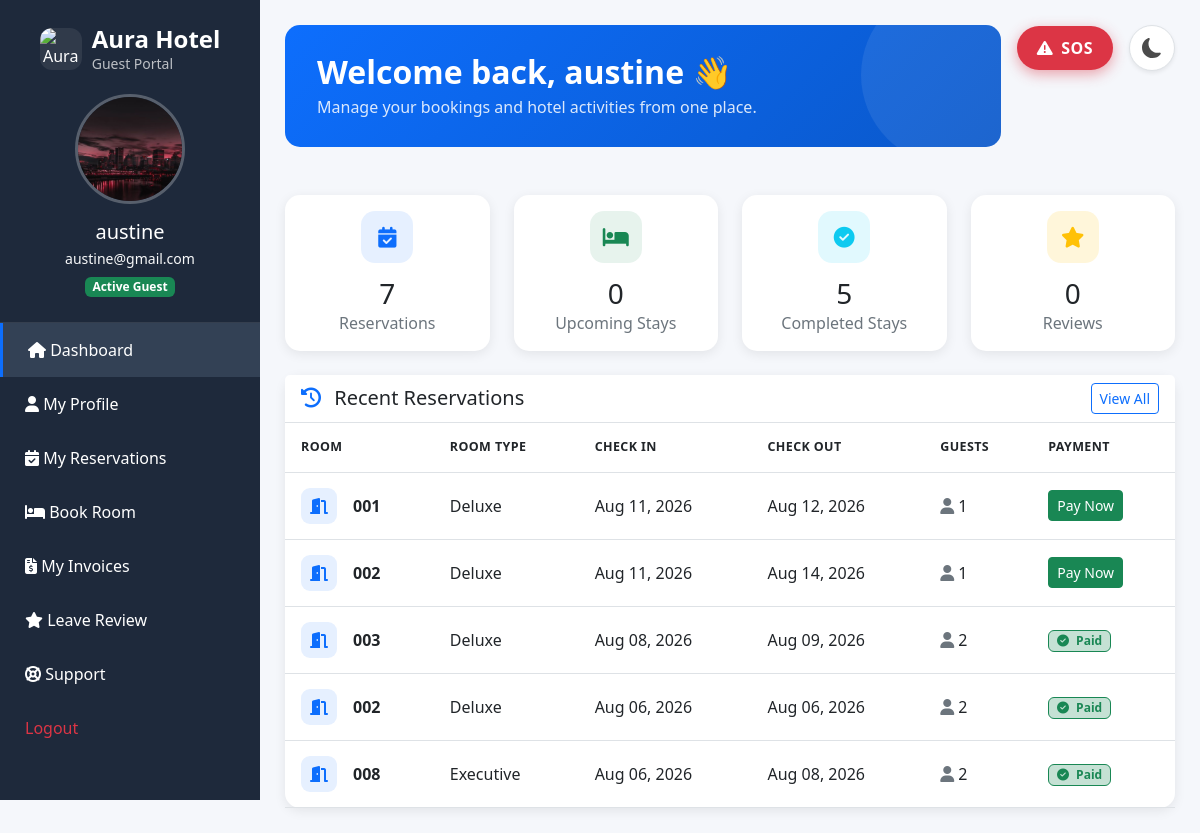
Page /guests/dashboard/ (signed in) on the committed database.
### guests/models.py (models this page shows)
class GuestProfile(models.Model):
    user = models.OneToOneField(
        User,
        on_delete=models.CASCADE
    )
    phone_number = models.CharField(
        max_length=20,
        blank=True
    )
    address = models.CharField(
        max_length=255,
        blank=True
    )
    profile_picture = models.ImageField(
    upload_to='guest_profiles/',
    blank=True,
    null=True
    )

### reservations/models.py (models this page shows, shortened)
class Reservation(models.Model):
    STATUS_CHOICES = [
        ('Booked', 'Booked'),
        ('Checked In', 'Checked In'),
        ('Pending Checkout', 'Pending Checkout'),
        ('Completed', 'Completed'),
        ('Cancelled', 'Cancelled'),
    ]
    PAYMENT_CHOICES = [
        ('Pending', 'Pending'),
        ('Paid', 'Paid'),
    ]
    user = models.ForeignKey(
        User,
        on_delete=models.CASCADE,
        null=True,
        blank=True
    )
    guest_name = models.CharField(max_length=100)
    email = models.EmailField()
    phone = models.CharField(max_length=20)
    room = models.ForeignKey(
        Room,
        on_delete=models.CASCADE
    )
    check_in = models.DateField()
    check_out = models.DateField()
    check_in_time = models.DateTimeField(
        null=True,
        blank=True
    )
    check_out_time = models.DateTimeField(
        null=True,
        blank=True
    )
    guests = models.IntegerField()
    special_requests = models.TextField(
        blank=True,
        null=True
    )
    status = models.CharField(
        max_length=20,
        choices=STATUS_CHOICES,
        default='Booked'
    )
    payment_status = models.CharField(
        max_length=20,
        choices=PAYMENT_CHOICES,
        default='Pending'
    )
    created_at = models.DateTimeField(
    auto_now_add=True
    )

### rooms/models.py (models this page shows, shortened)
class Room(models.Model):
    STATUS_CHOICES = [
        ('Available', 'Available'),
        ('Occupied', 'Occupied'),
        ('Cleaning', 'Cleaning'),
        ('Maintenance', 'Maintenance'),
    ]
    room_number = models.CharField(max_length=10)
    room_type = models.CharField(max_length=50)
    price = models.DecimalField(
        max_digits=10,
        decimal_places=2
    )
    status = models.CharField(
        max_length=20,
        choices=STATUS_CHOICES,
        default='Available'
    )

### guests/views.py (the view)
@login_required
def guest_dashboard(request):
    my_reservations = Reservation.objects.filter(
        user=request.user
    )
    reservation_count = my_reservations.count()
    upcoming_stays = my_reservations.filter(
        check_in__gte=timezone.now().date()
    ).count()
    completed_stays = my_reservations.filter(
        check_out__lt=timezone.now().date()
    ).count()
    review_count = Review.objects.filter(
        guest_name=request.user.username
    ).count()
    recent_reservations = my_reservations.order_by(
        '-check_in'
    )[:5]
    profile, created = GuestProfile.objects.get_or_create(
        user=request.user
    )
    my_invoices = Invoice.objects.filter(
    reservation__user=request.user
).order_by('-created_at')[:5]
    context = {
        'my_invoices': my_invoices,
        'profile': profile,
        'reservation_count': reservation_count,
        'upcoming_stays': upcoming_stays,
        'completed_stays': completed_stays,
        'review_count': review_count,
        'recent_reservations': recent_reservations,
    }
    return render(
        request,
        'guests/guest_dashboard.html',
        context
    )

### guests/templates/guests/guest_dashboard.html (shortened to what this page needs)
<!DOCTYPE html>
{% load static %}
<html lang="en">
<head>
<link href="https://cdn.jsdelivr.net/npm/bootstrap@5.3.3/dist/css/bootstrap.min.css" rel="stylesheet">
<link href="https://cdnjs.cloudflare.com/ajax/libs/font-awesome/6.5.2/css/all.min.css" rel="stylesheet">
</head>
<body>
<div class="sidebar">
<div class="sidebar-header">
<div class="brand-logo">
        <div class="brand-mark">
            <img src="{% static 'images/logo.png' %}" alt="Aura Hotel logo">
        </div>
        <div class="brand-text">
            <h4 class="mb-0">Aura Hotel</h4>
            <small class="d-block">Guest Portal</small>
        </div>
    </div>
    <div class="text-center">
        {% if profile.profile_picture %}
            <img src="{{ profile.profile_picture.url }}"
                 class="rounded-circle mb-3"
                 width="110"
                 height="110"
                 style="object-fit:cover; border:3px solid rgba(255,255,255,.25);">
        {% else %}
            <img src="https://ui-avatars.com/api/?name={{ request.user.username }}"
                 class="rounded-circle mb-3"
                 width="110"
                 height="110">
        {% endif %}
        <h5 class="mb-1">
            {{ request.user.username }}
        </h5>
        <small class="text-light d-block">
            {{ request.user.email }}
        </small>
        <span class="badge bg-success mt-2">
            Active Guest
        </span>
    </div>
</div>
    <ul class="sidebar-menu">
        <li>
            <a href="{% url 'guest_dashboard' %}" class="active">
                <i class="fas fa-home"></i>
                Dashboard
            </a>
        </li>
        <li>
                <a href="{% url 'guest_profile' %}">
                <i class="fas fa-user"></i>
                My Profile
            </a>
        </li>
        <li>
                <a href="{% url 'my_reservations' %}">
                    <i class="fas fa-calendar-check"></i>
                    My Reservations
                </a>
        </li>
        <li>
            <a href="/reservation/">
                <i class="fas fa-bed"></i>
                Book Room
            </a>
        </li>
        <li>
            <a href="{% url 'my_invoices' %}">
                <i class="fas fa-file-invoice-dollar"></i>
                My Invoices
            </a>
        </li>
            <li>
                <a href="{% url 'leave_review' %}">
                    <i class="fas fa-star"></i>
                    Leave Review
                </a>
            </li>
            <li>
            <a href="{% url 'guest_support' %}">
                <i class="fas fa-life-ring"></i>
                Support
            </a>
             </li>
        <li>
            <a href="{% url 'logout' %}"
            class="nav-link text-danger">
                Logout
            </a>
        </li>
    </ul>
</div>
<div class="main-content">
    <div class="mb-4 d-flex justify-content-between align-items-start flex-wrap gap-3">
        <div class="flex-grow-1">
            <div class="welcome-banner">
                <h2>Welcome back, {{ request.user.username }} 👋</h2>
                <p>Manage your bookings and hotel activities from one place.</p>
            </div>
        </div>
        <div class="d-flex align-items-center gap-3">
            <a href="{% url 'guest_support' %}#sos" id="sosButton">
                <i class="fas fa-triangle-exclamation me-2"></i>SOS
            </a>
            <button class="btn rounded-circle shadow-sm d-flex align-items-center justify-content-center"
                    id="themeToggle"
                    title="Toggle dark/light mode">
            </button>
        </div>
    </div>
    <div class="row g-4">
        <div class="col-md-3">
            <div class="card card-stat">
                <div class="card-body text-center">
                    <div class="stat-icon" style="background:rgba(13,110,253,.1); color:#0d6efd;">
                        <i class="fas fa-calendar-check"></i>
                    </div>
                    <h3 class="mb-0">{{ reservation_count }}</h3>
                    <p class="mb-0 text-muted">
                        Reservations
                    </p>
                </div>
            </div>
        </div>
        <div class="col-md-3">
            <div class="card card-stat">
                <div class="card-body text-center">
                    <div class="stat-icon" style="background:rgba(25,135,84,.1); color:#198754;">
                        <i class="fas fa-bed"></i>
                    </div>
                    <h3 class="mb-0">{{ upcoming_stays }}</h3>
                    <p class="mb-0 text-muted">
                        Upcoming Stays
                    </p>
                </div>
            </div>
        </div>
        <div class="col-md-3">
            <div class="card card-stat">
                <div class="card-body text-center">
                    <div class="stat-icon" style="background:rgba(13,202,240,.12); color:#0dcaf0;">
                        <i class="fas fa-check-circle"></i>
                    </div>
                    <h3 class="mb-0">{{ completed_stays }}</h3>
                    <p class="mb-0 text-muted">
                        Completed Stays
                    </p>
                </div>
            </div>
        </div>
        <div class="col-md-3">
            <div class="card card-stat">
                <div class="card-body text-center">
                    <div class="stat-icon" style="background:rgba(255,193,7,.15); color:#ffc107;">
                        <i class="fas fa-star"></i>
                    </div>
                    <h3 class="mb-0">{{ review_count }}</h3>
                    <p class="mb-0 text-muted">
                        Reviews
                    </p>
                </div>
            </div>
        </div>
    </div>
    <div class="card card-support mt-4">
        <div class="card-header bg-white d-flex justify-content-between align-items-center">
            <h5 class="mb-0">
                <i class="fas fa-clock-rotate-left text-primary me-2"></i>
                Recent Reservations
            </h5>
            <a href="{% url 'my_reservations' %}" class="btn btn-outline-primary btn-sm">
                View All
            </a>
        </div>
        <div class="card-body p-0">
            <div class="table-responsive">
                <table class="table table-hover">
                    <thead>
                        <tr>
                            <th>Room</th>
                            <th>Room Type</th>
                            <th>Check In</th>
                            <th>Check Out</th>
                            <th>Guests</th>
                            <th>Payment</th>
                        </tr>
                    </thead>
                    <tbody>
                        {% for reservation in recent_reservations %}
                            <tr>
                                <td>
                                    <div class="d-flex align-items-center gap-3">
                                        <div class="room-icon">
                                            <i class="fas fa-door-open"></i>
                                        </div>
                                        <strong>{{ reservation.room.room_number }}</strong>
                                    </div>
                                </td>
                                <td>
                                    {{ reservation.room.room_type }}
                                </td>
                                <td>
                                    {{ reservation.check_in|date:"M d, Y" }}
                                </td>
                                <td>
                                    {{ reservation.check_out|date:"M d, Y" }}
                                </td>
                                <td>
                                    <i class="fas fa-user text-muted me-1"></i>{{ reservation.guests }}
                                </td>
                                <td>
                                    {% if reservation.payment_status == 'Paid' %}
                                        <span class="badge bg-success bg-opacity-25 text-success border border-success">
                                            <i class="fas fa-circle-check me-1"></i> Paid
                                        </span>
                                    {% else %}
                                        <a href="{% url 'make_payment' reservation.id %}"
                                        class="btn btn-success btn-sm">
                                            Pay Now
                                        </a>
                                    {% endif %}
                                </td>
                            </tr>
                        {% endfor %}
                    </tbody>
                </table>
            </div>
        </div>
    </div>
</div>
</body>
</html>

### rows in the picture
GuestProfile: profile_picture (picture)
Reservation: room.room_number "001", room.room_type "Deluxe", check_in "Aug 11, 2026", check_out "Aug 12, 2026", guests "1", payment_status "Pay Now"
Reservation: room.room_number "002", room.room_type "Deluxe", check_in "Aug 11, 2026", check_out "Aug 14, 2026", guests "1", payment_status "Pay Now"
Reservation: room.room_number "003", room.room_type "Deluxe", check_in "Aug 08, 2026", check_out "Aug 09, 2026", guests "2", payment_status "Paid" (drawn)
Reservation: room.room_number "002", room.room_type "Deluxe", check_in "Aug 06, 2026", check_out "Aug 06, 2026", guests "2", payment_status "Paid" (drawn)
Reservation: room.room_number "008", room.room_type "Executive", check_in "Aug 06, 2026", check_out "Aug 08, 2026", guests "2", payment_status "Paid" (drawn)

### other values in the picture
{{ request.user.username }} "austine"
{{ request.user.email }} "austine@gmail.com"
{{ reservation_count }} "7"
{{ upcoming_stays }} "0"
{{ completed_stays }} "5"
{{ review_count }} "0"
